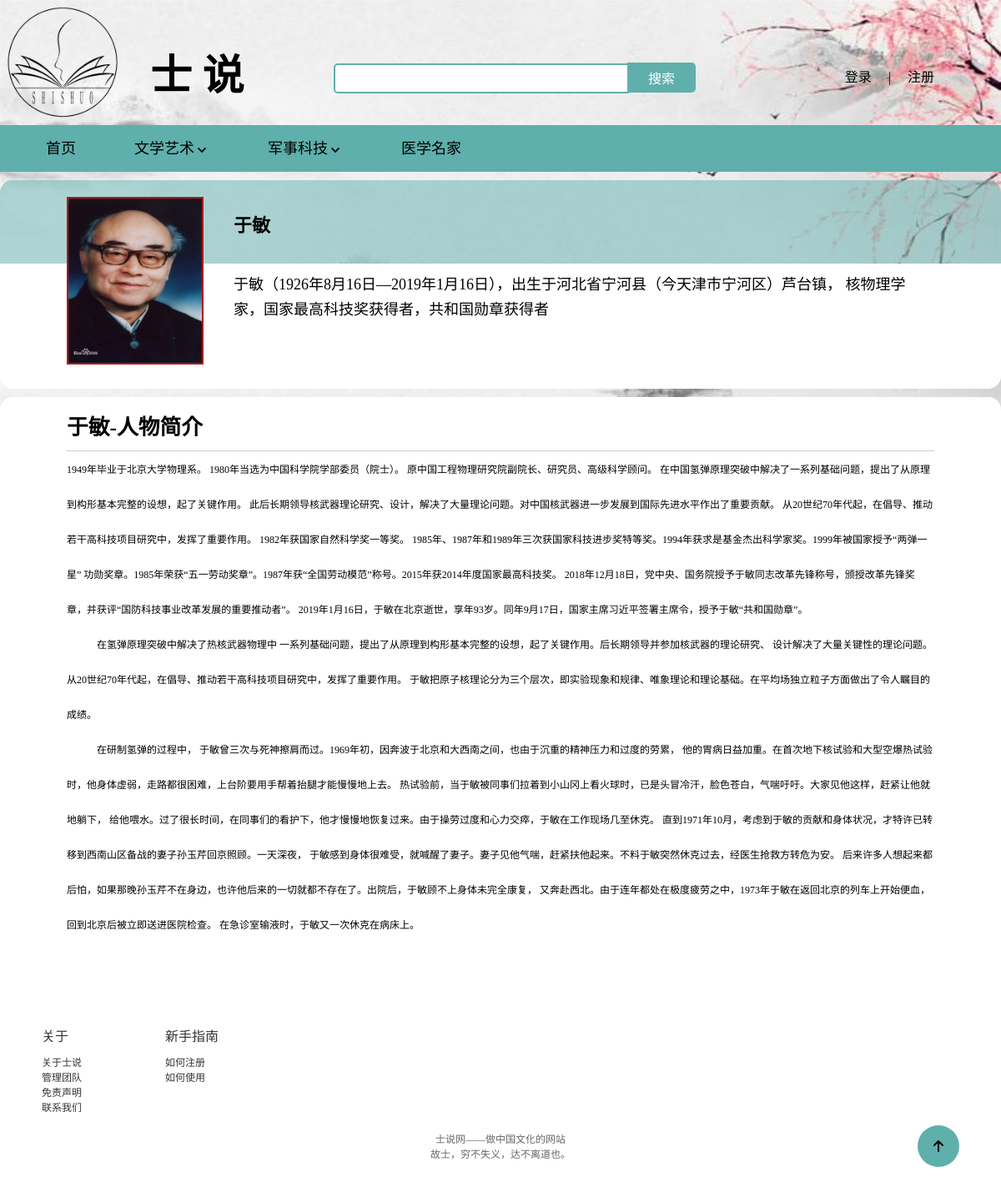
The app's page /shishuo/detail.php?Iname=于敏 with its own data.
### tables this page shows
CREATE TABLE `images`  (
  `id` int(80) NOT NULL AUTO_INCREMENT,
  `Iname` varchar(20) NULL DEFAULT NULL,
  `Iimage` varchar(80) NULL DEFAULT NULL,
  PRIMARY KEY (`id`) USING BTREE,
  INDEX `Iname`(`Iname`) USING BTREE,
  CONSTRAINT `imagess_ibfk_1` FOREIGN KEY (`Iname`) REFERENCES `intro` (`Iname`) ON DELETE RESTRICT ON UPDATE RESTRICT
);

CREATE TABLE `intro`  (
  `Iname` varchar(20) NOT NULL,
  `Iposition` varchar(20) NOT NULL,
  `Iwork` varchar(80) NOT NULL,
  `Iintro` longtext NOT NULL,
  `Icontent` longtext NOT NULL,
  PRIMARY KEY (`Iname`) USING BTREE
);

### shishuo/detail.php (the view, shortened to what this page needs)
<!DOCTYPE html>
<html lang="en">
<head>
    <link rel="stylesheet" href="./css/comm.css">
    <link rel="stylesheet" href="./css/base.css">
    <link rel="stylesheet" href="./css/detail.css">
</head>
<body>
    <?php
        include_once("conn.php");
    ?>
    <div class="to_top">
        <a href="#">
            <p><i></i></p>
        </a>
    </div>
    <div class="top">
        <div class="w nav">
            <div class="logo fl">
                <h1>
                    <a href="./index.php">士说</a>
                </h1>
            </div>
            <div class="biaoti">
                <h2>士&nbsp;说</h2>
            </div>
            <div class="fl search">
                <form action="./search.php" method="get">
                    <input type="text" class="text" name="search" id="">
                    <button class="btn" name="submit">搜索</button>
                </form>
            </div>
            <div class="fr login">
                <ul>
                    <?php
                        if(isset($_SESSION['islogin'])) {
                            ?>
                            <li>
                                <span>您好！<?php echo $_SESSION['username_l'];?></span>
                            </li>
                            <li>
                                |
                            </li>
                            <li>
                                <a href="./loginout.php">注销</a>
                            </li>
                            <?php
                            }else {
                                ?>
                                <li>
                                    <a href="./login.regist.php">登录</a>
                                </li>
                                <li>
                                    |
                                </li>
                                <li>
                                    <a href="./login.regist.php">注册</a>
                                </li>
                            <?php
                            }
                    ?>
                </ul>
            </div>
        </div>
    </div>
    <div class="bottom-nav">
        <div class="w">
            <div class="daohang">
                <ul>
                    <li><a href="./index.php">首页</a></li>
                    <li>
                        <div class="dropdown">
                            <div class="drop">文学艺术<i></i></div>
                        </div>
                    </li>
                    <li>
                        <div class="dropdown">
                            <div class="drop">军事科技<i></i></div>
                        </div>
                    </li>
                    <li><a href="./show.php?Iposition=医学名家">医学名家</a></li>
                </ul>
            </div>
        </div>
    </div>
    <div class="w introduce">
        <?php
            if(!empty($_GET['Iname'])){
                $Iname = $_GET['Iname'];
                $query = "SELECT intro.Iname,intro.Iintro,intro.Icontent,images.Iimage FROM `intro`,`images` WHERE intro.Iname=images.Iname AND intro.Iname='$Iname';";
                if($stmt = $mysqli -> prepare($query)){
                    $stmt -> execute();
                    $stmt -> bind_result($name,$intro,$content,$image);
                    while($stmt -> fetch()){
        ?>
         <div class="intro_nav">
            <img src="<?php echo $image?>" title="<?php echo $name;?>">
            <div class="intro_top">
                <h3><?php echo $name;?>
                </h3>
            </div>
            <div class="intro_bottom">
                <p>
                    <?php echo $intro;?>
                </p>
            </div>
        </div>
        <div class="content">
            <div class="content-hd">
                <h3><span><?php echo $name;?></span>-人物简介</h3>
            </div>
            <div class="content-bd">
                <?php echo $content;?>
            </div>
        </div>
        <?php
                    }
                }
            }
        ?>
    </div>
    <div class="footer">
        <div class="w">
            <div class="links">
                <dl>
                    <dt>关于</dt>
                    <dd>
                        <a href="javasrcipt:;">关于士说</a>
                    </dd>
                    <dd>
                        <a href="gltd.html">管理团队</a>
                    </dd>
                    <dd>
                        <a href="mzsm.html">免责声明</a>
                    </dd>
                    <dd>
                        <a href="lxwm.html">联系我们</a>
                    </dd>
                </dl>
                <dl>
                    <dt>新手指南</dt>
                    <dd>
                        <a href="rhzc.html">如何注册</a>
                    </dd>
                    <dd>
                        <a href="ruhsy.html">如何使用</a>
                    </dd>
                </dl>
            </div>
            <div class="copyright">
                <p>
                    士说网——做中国文化的网站<br> 故士，穷不失义，达不离道也。
                </p>
            </div>
        </div>
    </div>
</body>
</html>

### shishuo/css/comm.css (style rules this page uses)
body { background: url(../img/bj.jpg) no-repeat; background-size: 100%; background-attachment: fixed; }
.top { height: 150px; width: 100%; }
.nav { position: relative; height: 100%; }
.logo { height: 150px; width: 150px; }
.logo a { display: block; height: 150px; width: 150px; background: url(../img/logo.png) no-repeat; font-size: 0; background-size: 100%; }
.biaoti { position: absolute; top: 50%; left: 180px; height: 32px; }
.biaoti h2 { line-height: 32px; font-size: 50px; font-family: 'FZShuTi'; }
.search { position: absolute; top: 50%; left: 400px; height: 32px; }
.text { height: 32px; width: 340px; outline: none; border: 2px solid #5fafac; padding-left: 10px; color: #ccc; border-radius: 5px 0 0 5px; }
.btn { width: 82px; height: 36px; background-color: #5fafac; margin-left: -6px; border: 0; font-size: 16px; color: #fff; border-radius: 0 5px 5px 0; vertical-align: -2px; }
.login { position: absolute; top: 50%; right: 70px; }
.login li { float: left; height: 36px; line-height: 36px; padding: 0 10px; }
.login a { text-align: center; color: #000; font-size: 16px; }
.footer { height: 200px; padding-top: 30px; background-color: #fff; }
.links { margin-left: 50px; overflow: hidden; }
.links dl { float: left; margin-right: 100px; }
.links dt { height: 35px; font-size: 16px; color: #333; }
.links dd a { font-size: 12px; color: #333; }
.copyright { margin: 10px auto; }
.copyright p { font-size: 12px; color: #666; text-align: center; margin: 20px 0 15px 0; }
.bottom-nav { height: 56px; background-color: #5fafac; }
.daohang { margin-left: 30px; background-color: #fff; }
.daohang li { margin-right: 20px; float: left; height: 56px; padding: 0 25px; }
.daohang li a { display: block; width: 100%; font-size: 18px; color: #000; line-height: 56px; }
.daohang li i { font-family: 'icomoon'; vertical-align: -3.5px; }
.dropdown { position: relative; display: inline-block; transition: all 2s; }
.drop { color: #000; font-size: 18px; line-height: 56px; transition: all 0.75s; }
.to_top { position: fixed; display: inline-block; bottom: 30px; right: 50px; width: 50px; height: 50px; border-radius: 50%; background-color: #5fafac; z-index: 888; }
.to_top a { display: block; width: 100%; margin: 0 auto; }
.to_top p { text-align: center; }
.to_top i { font-family: 'icomoon'; line-height: 50px; }

### shishuo/css/base.css (style rules this page uses)
* { margin: 0; padding: 0; }
a { color: #000; text-decoration: none; }
li { list-style: none; }
.w { width: 1200px; margin: 0 auto; }
.fr { float: right; }
.fl { float: left; }
img { border: 0; vertical-align: middle; }
i, em { font-style: normal; }

### shishuo/css/detail.css (style rules this page uses)
.introduce { margin-top: 10px; margin-bottom: 50px; }
.intro_nav { position: relative; }
.intro_nav img { position: absolute; left: 80px; top: 20px; width: 160px; border: 2px solid #b1191a; }
.intro_nav .intro_bottom, .intro_nav .intro_top { overflow: hidden; width: 100%; }
.intro_nav .intro_top { height: 100px; background-color: #5fafac7e; border-radius: 15px 15px 0 0; }
.intro_nav .intro_bottom { background-color: #fff; border-radius: 0 0 15px 15px; }
.intro_nav .intro_top h3 { height: 40px; padding: 10px; width: 830px; float: right; margin-top: 25px; font-size: 22px; line-height: 40px; margin-right: 80px; }
.intro_nav .intro_bottom p { overflow: hidden; min-height: 130px; padding: 10px; width: 830px; float: right; font-size: 18px; line-height: 30px; margin-right: 80px; }
.content { margin-top: 10px; padding: 10px 80px 10px 80px; border-radius: 15px; background-color: #fff; }
.content-hd { height: 54px; line-height: 54px; font-size: 22px; border-bottom: 1px solid #ccc; }
.content-bd { line-height: 40px; margin-bottom: 10px; font-size: 18px; }

### records on screen
images: Iimage (picture), Iname.Iname "于敏", Iname.Iintro "于敏（1926年8月16日—2019年1月16日），出生于河北省宁河县（今天津市宁河区）芦台镇， 核物理学家，国家最高科技奖获得者，共和国勋章获得者", Iname.Icontent "1949 年毕业于北京大学物理系。 1980 年当选为中国科学院学部委员（院士）。 原中国工程物理研究院副院长、研究员、高级科学顾问。 在中国氢弹原理突破中解决了一系列基础问题，提出了从原理到构形基本完整的设想，起了关键作用。 此后长期领导核武器理论研究、设计，解决了大量理论问题。对中国核武器进一步发展到国际先进水平作出了重要贡献。 从 20 世纪 70 年代起，在倡导、推动若干高科技项目研究中，发挥了重要作用。 1982 年获国家自然科学奖一等奖。 1985 年、 1987 年和 1989 年三次获国家科技进步奖特等奖。 1994 年获求是基金杰出科学家奖。 1999 年被国家授予“两弹一星” 功勋奖章。 1985 年荣获“五一劳动奖章”。 1987 年获“全国劳动模范”称号。 2015 年获 2014 年度国家最高科技奖。 2018 年 12 月 18 日，党中央、国务院授予于敏同志改革先锋称号，颁授改革先锋奖章，并获评“国防科技事业改革发展的重要推动者”。 2019 年 1 月 16 日，于敏在北京逝世，享年 93 岁。同年 9 月 17 日，国家主席习近平签署主席令，授予于敏“共和国勋章”。 在氢弹原理突破中解决了热核武器物理中 一系列基础问题，提出了从原理到构形基本完整的设想，起了关键作用。后长期领导并参加核武器的理论研究、 设计解决了大量关键性的理论问题。从 20 世纪 70 年代起，在倡导、推动若干高科技项目研究中，发挥了重要作用。 于敏把原子核理论分为三个层次，即实验现象和规律、唯象理论和理论基础。在平均场独立粒子方面做出了令人瞩目的成绩。…"
